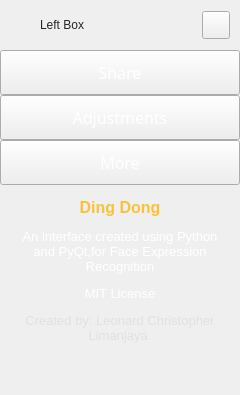
       <widget class="QFrame" name="extraLeftBox">
        <property name="minimumSize">
         <size>
          <width>0</width>
          <height>0</height>
         </size>
        </property>
        <property name="maximumSize">
         <size>
          <width>0</width>
          <height>16777215</height>
         </size>
        </property>
        <property name="frameShape">
         <enum>QFrame::NoFrame</enum>
        </property>
        <property name="frameShadow">
         <enum>QFrame::Raised</enum>
        </property>
        <property name="midLineWidth">
         <number>0</number>
        </property>
        <layout class="QVBoxLayout" name="extraColumLayout">
         <property name="spacing">
          <number>0</number>
         </property>
         <property name="leftMargin">
          <number>0</number>
         </property>
         <property name="topMargin">
          <number>0</number>
         </property>
         <property name="rightMargin">
          <number>0</number>
         </property>
         <property name="bottomMargin">
          <number>0</number>
         </property>
         <item>
          <widget class="QFrame" name="extraTopBg">
           <property name="minimumSize">
            <size>
             <width>0</width>
             <height>50</height>
            </size>
           </property>
           <property name="maximumSize">
            <size>
             <width>16777215</width>
             <height>50</height>
            </size>
           </property>
           <property name="styleSheet">
            <string notr="true">color: rgb(250, 250, 250);</string>
           </property>
           <property name="frameShape">
            <enum>QFrame::NoFrame</enum>
           </property>
           <property name="frameShadow">
            <enum>QFrame::Raised</enum>
           </property>
           <layout class="QVBoxLayout" name="verticalLayout_5">
            <property name="spacing">
             <number>0</number>
            </property>
            <property name="leftMargin">
             <number>0</number>
            </property>
            <property name="topMargin">
             <number>0</number>
            </property>
            <property name="rightMargin">
             <number>0</number>
            </property>
            <property name="bottomMargin">
             <number>0</number>
            </property>
            <item>
             <layout class="QGridLayout" name="extraTopLayout">
              <property name="leftMargin">
               <number>10</number>
              </property>
              <property name="rightMargin">
               <number>10</number>
              </property>
              <property name="horizontalSpacing">
               <number>10</number>
              </property>
              <property name="verticalSpacing">
               <number>0</number>
              </property>
              <item row="0" column="0">
               <widget class="QFrame" name="extraIcon">
                <property name="minimumSize">
                 <size>
                  <width>20</width>
                  <height>0</height>
                 </size>
                </property>
                <property name="maximumSize">
                 <size>
                  <width>20</width>
                  <height>20</height>
                 </size>
                </property>
                <property name="frameShape">
                 <enum>QFrame::NoFrame</enum>
                </property>
                <property name="frameShadow">
                 <enum>QFrame::Raised</enum>
                </property>
               </widget>
              </item>
              <item row="0" column="1">
               <widget class="QLabel" name="extraLabel">
                <property name="minimumSize">
                 <size>
                  <width>150</width>
                  <height>0</height>
                 </size>
                </property>
                <property name="styleSheet">
                 <string notr="true">color: rgb(38, 38, 38)</string>
                </property>
                <property name="text">
                 <string>Left Box</string>
                </property>
               </widget>
              </item>
              <item row="0" column="2">
               <widget class="QPushButton" name="extraCloseColumnBtn">
                <property name="minimumSize">
                 <size>
                  <width>28</width>
                  <height>28</height>
                 </size>
                </property>
                <property name="maximumSize">
                 <size>
                  <width>28</width>
                  <height>28</height>
                 </size>
                </property>
                <property name="cursor">
                 <cursorShape>PointingHandCursor</cursorShape>
                </property>
                <property name="toolTip">
                 <string>Close left box</string>
                </property>
                <property name="text">
                 <string/>
                </property>
                <property name="icon">
                 <iconset>
                  <normaloff>:/icons/images/icons/icon_close.png</normaloff>:/icons/images/icons/icon_close.png</iconset>
                </property>
                <property name="iconSize">
                 <size>
                  <width>20</width>
                  <height>20</height>
                 </size>
                </property>
               </widget>
              </item>
             </layout>
            </item>
           </layout>
          </widget>
         </item>
         <item>
          <widget class="QFrame" name="extraContent">
           <property name="minimumSize">
            <size>
             <width>0</width>
             <height>0</height>
            </size>
           </property>
           <property name="frameShape">
            <enum>QFrame::NoFrame</enum>
           </property>
           <property name="frameShadow">
            <enum>QFrame::Raised</enum>
           </property>
           <layout class="QVBoxLayout" name="verticalLayout_12">
            <property name="spacing">
             <number>0</number>
            </property>
            <property name="leftMargin">
             <number>0</number>
            </property>
            <property name="topMargin">
             <number>0</number>
            </property>
            <property name="rightMargin">
             <number>0</number>
            </property>
            <property name="bottomMargin">
             <number>0</number>
            </property>
            <item alignment="Qt::AlignTop">
             <widget class="QFrame" name="extraTopMenu">
              <property name="frameShape">
               <enum>QFrame::NoFrame</enum>
              </property>
              <property name="frameShadow">
               <enum>QFrame::Raised</enum>
              </property>
              <layout class="QVBoxLayout" name="verticalLayout_11">
               <property name="spacing">
                <number>0</number>
               </property>
               <property name="leftMargin">
                <number>0</number>
               </property>
               <property name="topMargin">
                <number>0</number>
               </property>
               <property name="rightMargin">
                <number>0</number>
               </property>
               <property name="bottomMargin">
                <number>0</number>
               </property>
               <item>
                <widget class="QPushButton" name="btn_share">
                 <property name="sizePolicy">
                  <sizepolicy hsizetype="Expanding" vsizetype="Fixed">
                   <horstretch>0</horstretch>
                   <verstretch>0</verstretch>
                  </sizepolicy>
                 </property>
                 <property name="minimumSize">
                  <size>
                   <width>0</width>
                   <height>45</height>
                  </size>
                 </property>
                 <property name="font">
                  <font>
                   <family>Overpass</family>
                   <pointsize>12</pointsize>
                   <weight>50</weight>
                   <italic>false</italic>
                   <bold>false</bold>
                  </font>
                 </property>
                 <property name="cursor">
                  <cursorShape>PointingHandCursor</cursorShape>
                 </property>
                 <property name="layoutDirection">
                  <enum>Qt::LeftToRight</enum>
                 </property>
                 <property name="styleSheet">
                  <string notr="true">/* background-image: url(:/icons/images/icons/cil-share-boxed.png); */
color: rgb(255, 255, 255);</string>
                 </property>
                 <property name="text">
                  <string>Share</string>
                 </property>
                </widget>
               </item>
               <item>
                <widget class="QPushButton" name="btn_adjustments">
                 <property name="sizePolicy">
                  <sizepolicy hsizetype="Expanding" vsizetype="Fixed">
                   <horstretch>0</horstretch>
                   <verstretch>0</verstretch>
                  </sizepolicy>
                 </property>
                 <property name="minimumSize">
                  <size>
                   <width>0</width>
                   <height>45</height>
                  </size>
                 </property>
                 <property name="font">
                  <font>
                   <family>Overpass</family>
                   <pointsize>12</pointsize>
                   <weight>50</weight>
                   <italic>false</italic>
                   <bold>false</bold>
                  </font>
                 </property>
                 <property name="cursor">
                  <cursorShape>PointingHandCursor</cursorShape>
                 </property>
                 <property name="layoutDirection">
                  <enum>Qt::LeftToRight</enum>
                 </property>
                 <property name="styleSheet">
                  <string notr="true">/* background-image: url(:/icons/images/icons/cil-equalizer.png); */
color: rgb(255, 255, 255);</string>
                 </property>
                 <property name="text">
                  <string>Adjustments</string>
                 </property>
                </widget>
               </item>
               <item>
                <widget class="QPushButton" name="btn_more">
                 <property name="sizePolicy">
                  <sizepolicy hsizetype="Expanding" vsizetype="Fixed">
                   <horstretch>0</horstretch>
                   <verstretch>0</verstretch>
                  </sizepolicy>
                 </property>
                 <property name="minimumSize">
                  <size>
                   <width>0</width>
                   <height>45</height>
                  </size>
                 </property>
                 <property name="font">
                  <font>
                   <family>Overpass</family>
                   <pointsize>12</pointsize>
                   <weight>50</weight>
                   <italic>false</italic>
                   <bold>false</bold>
                  </font>
                 </property>
                 <property name="cursor">
                  <cursorShape>PointingHandCursor</cursorShape>
                 </property>
                 <property name="layoutDirection">
                  <enum>Qt::LeftToRight</enum>
                 </property>
                 <property name="styleSheet">
                  <string notr="true">/* background-image: url(:/icons/images/icons/cil-layers.png); */
color: rgb(255, 255, 255);</string>
                 </property>
                 <property name="text">
                  <string>More</string>
                 </property>
                </widget>
               </item>
              </layout>
             </widget>
            </item>
            <item>
             <widget class="QFrame" name="extraCenter">
              <property name="frameShape">
               <enum>QFrame::NoFrame</enum>
              </property>
              <property name="frameShadow">
               <enum>QFrame::Raised</enum>
              </property>
              <layout class="QVBoxLayout" name="verticalLayout_10">
               <item>
                <widget class="QTextEdit" name="textEdit">
                 <property name="minimumSize">
                  <size>
                   <width>222</width>
                   <height>0</height>
                  </size>
                 </property>
                 <property name="styleSheet">
                  <string notr="true">background: transparent;</string>
                 </property>
                 <property name="frameShape">
                  <enum>QFrame::NoFrame</enum>
                 </property>
                 <property name="readOnly">
                  <bool>true</bool>
                 </property>
                 <property name="html">
                  <string>&lt;!DOCTYPE HTML PUBLIC &quot;-//W3C//DTD HTML 4.0//EN&quot; &quot;http://www.w3.org/TR/REC-html40/strict.dtd&quot;&gt;
&lt;html&gt;&lt;head&gt;&lt;meta name=&quot;qrichtext&quot; content=&quot;1&quot; /&gt;&lt;style type=&quot;text/css&quot;&gt;
p, li { white-space: pre-wrap; }
&lt;/style&gt;&lt;/head&gt;&lt;body style=&quot; font-family:'Overpass'; font-size:12pt; font-weight:400; font-style:normal;&quot;&gt;
&lt;p align=&quot;center&quot; style=&quot; margin-top:12px; margin-bottom:12px; margin-left:0px; margin-right:0px; -qt-block-indent:0; text-indent:0px;&quot;&gt;&lt;span style=&quot; font-family:'Segoe UI'; font-weight:600; color:#fbc237;&quot;&gt;Ding Dong&lt;/span&gt;&lt;/p&gt;
&lt;p align=&quot;center&quot; style=&quot; margin-top:12px; margin-bottom:12px; margin-left:0px; margin-right:0px; -qt-block-indent:0; text-indent:0px;&quot;&gt;&lt;span style=&quot; font-family:'Segoe UI'; font-size:10pt; color:#ffffff;&quot;&gt;An interface created using Python and PyQt,for Face Expression Recognition&lt;/span&gt;&lt;/p&gt;
&lt;p align=&quot;center&quot; style=&quot; margin-top:12px; margin-bottom:12px; margin-left:0px; margin-right:0px; -qt-block-indent:0; text-indent:0px;&quot;&gt;&lt;span style=&quot; font-family:'Segoe UI'; font-size:10pt; color:#ffffff;&quot;&gt;MIT License&lt;/span&gt;&lt;/p&gt;
&lt;p align=&quot;center&quot; style=&quot; margin-top:12px; margin-bottom:12px; margin-left:0px; margin-right:0px; -qt-block-indent:0; text-indent:0px;&quot;&gt;&lt;span style=&quot; font-family:'Segoe UI'; font-size:10pt; color:#e1e1e1;&quot;&gt;Created by: Leonard Christopher Limanjaya &lt;/span&gt;&lt;/p&gt;&lt;/body&gt;&lt;/html&gt;</string>
                 </property>
                </widget>
               </item>
              </layout>
             </widget>
            </item>
            <item>
             <widget class="QFrame" name="extraBottom">
              <property name="frameShape">
               <enum>QFrame::NoFrame</enum>
              </property>
              <property name="frameShadow">
               <enum>QFrame::Raised</enum>
              </property>
             </widget>
            </item>
           </layout>
          </widget>
         </item>
        </layout>
       </widget>
